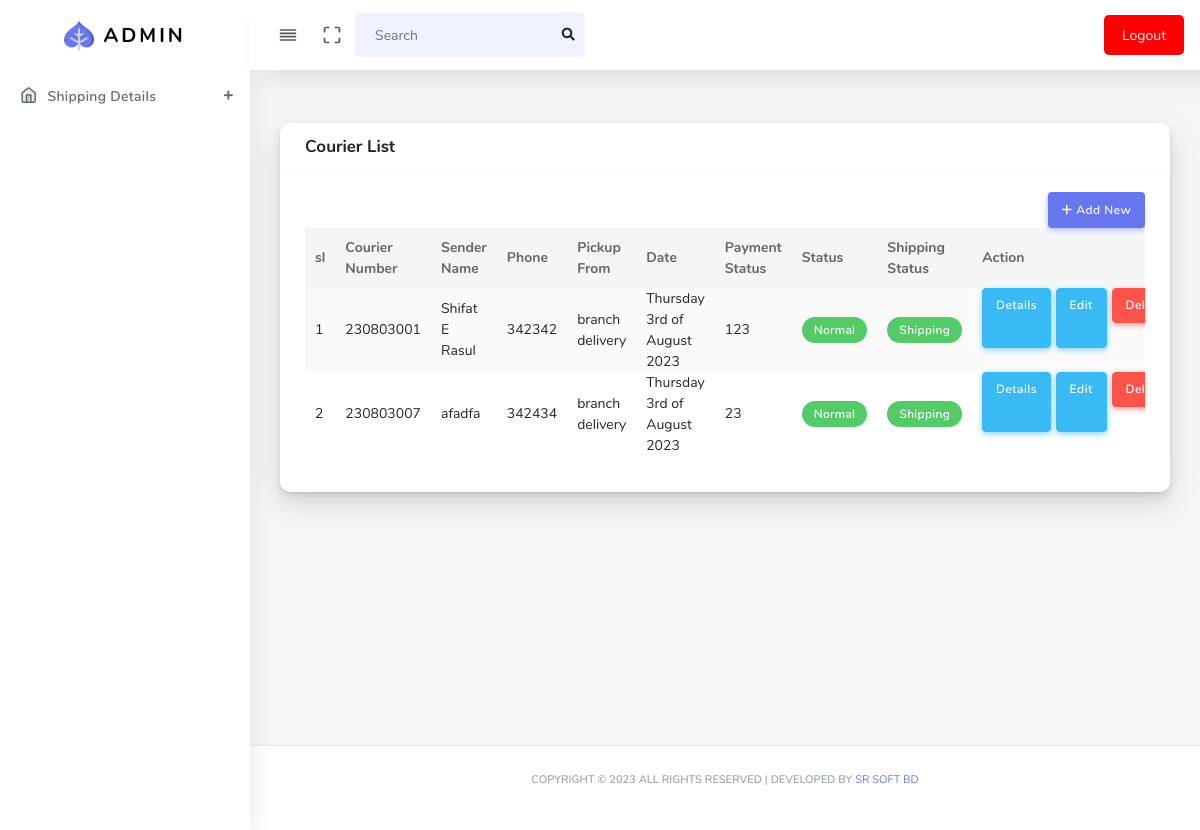
The app's page /courier_list.php (signed in) with its own data.
### tables this page shows
CREATE TABLE `courier_package` (
  `id` int(11) NOT NULL,
  `c_number` varchar(100) NOT NULL,
  `category_name` varchar(255) NOT NULL,
  `branch_name` varchar(255) NOT NULL,
  `pickup_type` varchar(255) NOT NULL,
  `date` varchar(255) NOT NULL,
  `status` varchar(255) NOT NULL,
  `sender_name` varchar(255) NOT NULL,
  `s_phone` varchar(110) NOT NULL,
  `s_address` varchar(255) NOT NULL,
  `r_name` varchar(255) NOT NULL,
  `r_phone` varchar(110) NOT NULL,
  `r_address` varchar(255) NOT NULL,
  `c_charge` int(11) NOT NULL,
  `paid_amount` int(11) NOT NULL,
  `due_amount` int(11) NOT NULL,
  `shipping_status` int(11) NOT NULL,
  `thana` varchar(255) NOT NULL,
  `district` varchar(255) NOT NULL,
  `division` varchar(255) NOT NULL,
  `sender_branch` varchar(120) NOT NULL,
  `driver_name` varchar(255) NOT NULL,
  `vehicle_number` varchar(255) NOT NULL
);

### session.php (called while the page is built, shortened)
<?php
$conn = mysqli_connect("localhost", "root", "", "cms");
$user_check = $_SESSION['login_user'];
$query = "SELECT username from employee_list where username = '$user_check'";
$ses_sql = mysqli_query($conn, $query);
$row = mysqli_fetch_assoc($ses_sql);
$login_session = $row['username'];

### courier_list.php (the view, shortened to what this page needs)
<?php
include("header.php");
include("config.php");
 ?>
<section class="section">
    <div class="section-body">
        <div class="row">
            <div class="col-12">
                <div class="card">
                    <div class="card-header">
                        <h4>Courier List</h4>
                    </div>
                    <div class="card-body">
                        <div class="table-responsive">
                            <div class="text-right">
                                <a href="package_input.php" class="btn btn-icon icon-left btn-primary"><i class="fa-solid fa-plus"></i> Add New</a>
                            </div>
                            <table class="table table-striped table-hover" id="tableExport" style="width:100%;">
                                <thead>
                                    <tr>
                                        <th>sl</th>
                                        <th>Courier Number</th>
                                        <th>Sender Name</th>
                                        <th>Phone</th>
                                        <th>Pickup From</th>
                                        <th>Date</th>
                                        <th>Payment Status</th>
                                        <th>Status</th>
                                        <th>Shipping Status</th>
                                        <th>Action</th>
                                    </tr>
                                </thead>
                                <tbody>
                                    <?php
                                    $count = 0;
                                    $sql = "SELECT * FROM courier_package where sender_branch='$branch' ORDER BY id ASC";
                                    $result = $conn->query($sql);
                                    if ($result->num_rows > 0) {
                                        while ($row = $result->fetch_assoc()) {
                                            $count++;
                                            $s_S=$row['shipping_status'];
                                            if($s_S==2){
                                                $shipping_status="Shipping";
                                            }
                                    ?>
                                            <tr>
                                                <td><?php echo $count?></td>
                                                <td><?php echo $row['c_number'] ?></td>
                                                <td><?php echo $row['sender_name'] ?></td>
                                                <td><?php echo $row['s_phone'] ?></td>
                                                <td><?php echo $row['pickup_type'] ?></td>
                                                <td><?php echo $row['date'] ?></td>
                                                <td><?php echo $row['paid_amount'] ?></td>
                                                <td>
                                                    <div class="badge badge-success"><?php echo $row['status'] ?></div>
                                                </td>
                                                <td>
                                                    <div class="badge badge-success"><?php echo $shipping_status ?></div>
                                                </td>
                                                <td style="display: inline-flex;">
                                                       <a href="courier_send_details.php?id=<?php echo $row['id'] ?>"  class="btn btn-icon btn-info custom_btn_info" style="margin-right: 5px">Details</a>
                                                    <a href="courier_list_edit.php?id=<?php echo $row['id'] ?>" class="btn btn-icon btn-info custom_btn_info">Edit</a>
                                                    <form action="courier_list_delete.php?id=<?php echo $row['id'] ?>" method="post">
                                                        <button type="submit" class="btn btn-icon btn-danger" style="margin-left: 5px">Delete</button>
                                                    </form>
                                                </td>
                                            </tr>
                                    <?php }
                                    } ?>
                                </tbody>
                            </table>
                        </div>
                    </div>
                </div>
            </div>
        </div>
    </div>
</section>
<?php include("footer.php"); ?>

### records on screen
courier_package: c_number "230803001", sender_name "Shifat E Rasul", s_phone "342342", pickup_type "branch delivery", date "Thursday 3rd of August 2023", paid_amount "123", status "Normal", shipping_status "Shipping"
courier_package: c_number "230803007", sender_name "afadfa", s_phone "342434", pickup_type "branch delivery", date "Thursday 3rd of August 2023", paid_amount "23", status "Normal", shipping_status "Shipping"
